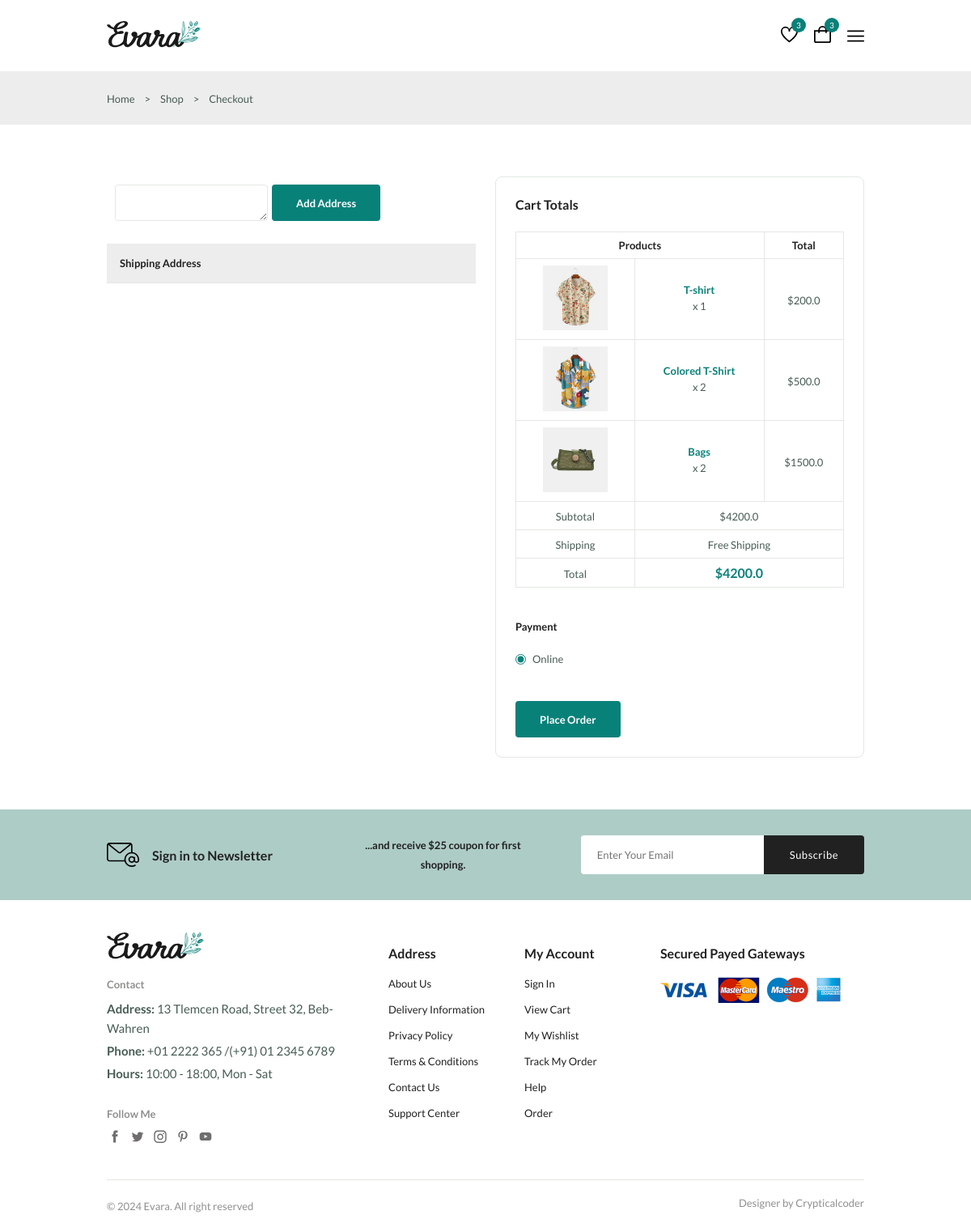
Before: /checkout (signed in) with the older database file.
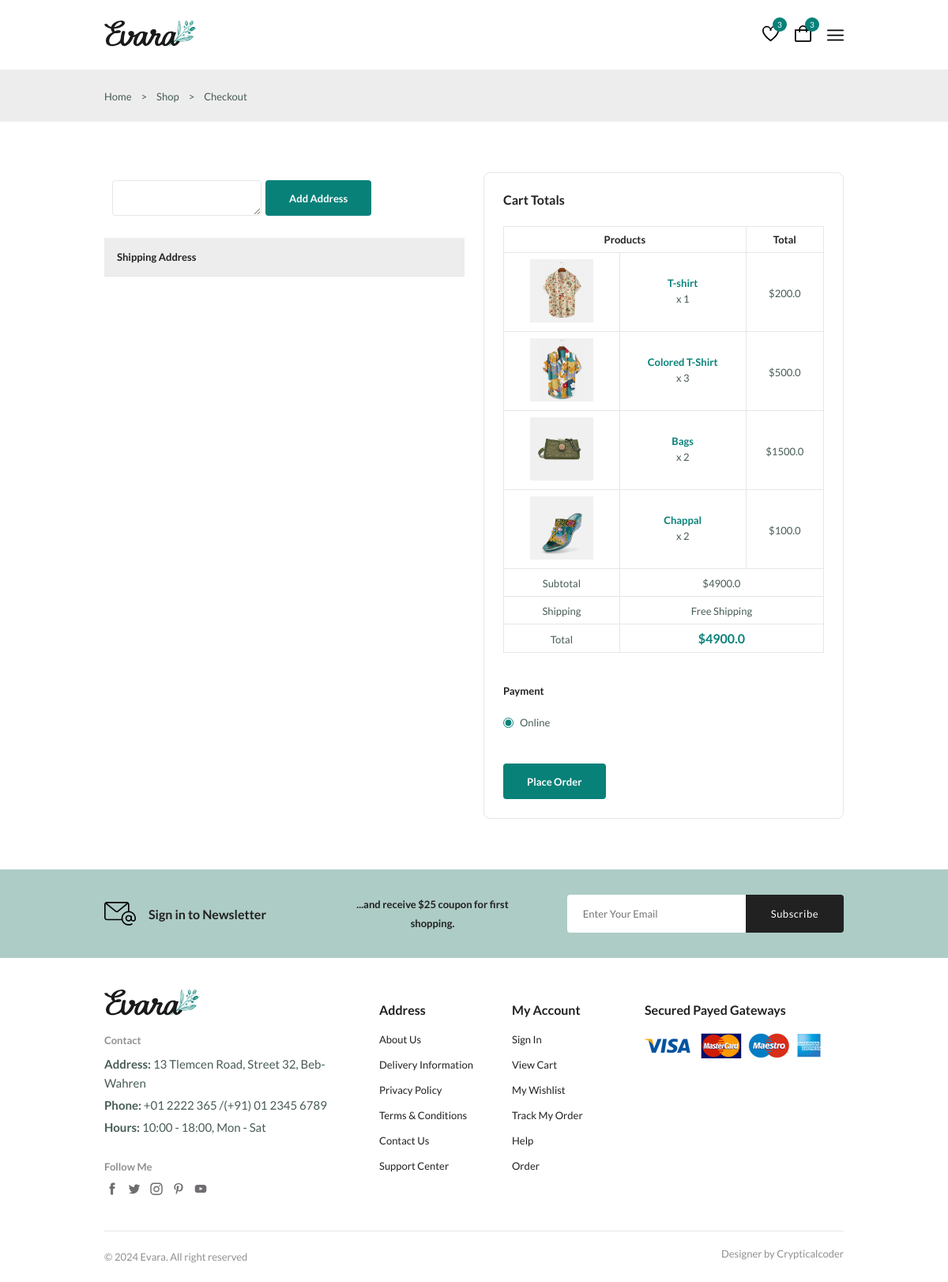
After: the same page with the newer database file.
### myapp/models.py (models this page shows, shortened)
class Cart(models.Model):
    user = models.ForeignKey(User,on_delete=models.CASCADE)
    product = models.ForeignKey(Product,on_delete=models.CASCADE)
    qty = models.IntegerField(default=1)

class Product(models.Model):
    category = models.ForeignKey(Category,on_delete=models.CASCADE)
    name = models.CharField(max_length=50)
    price = models.FloatField()
    qty  =models.IntegerField()
    description = models.TextField()
    image = models.ImageField(upload_to="product_image")

### myapp/views.py (the view)
# urls.py: path("checkout",checkout,name="checkout"),
@login_required(login_url="login_register")
def checkout(request):
    carts = Cart.objects.filter(user=request.user)
    sum = 0
    for c in carts:
        sum+=(c.product.price*c.qty)
    print(sum)
    return render(request,"checkout.html",{"carts":carts,"sum":sum})

### myapp/templates/checkout.html (shortened to what this page needs)
{% extends "base.html" %}
{% block content %}
<main class="main">
  <section class="breadcrumb">
    <ul class="breadcrumb__list flex container">
      <li><a href="index.html" class="breadcrumb__link">Home</a></li>
      <li><span class="breadcrumb__link">></span></li>
      <li><span class="breadcrumb__link">Shop</span></li>
      <li><span class="breadcrumb__link">></span></li>
      <li><span class="breadcrumb__link">Checkout</span></li>
    </ul>
  </section>
  <section class="checkout section--lg">
    <div class="checkout__container container grid">
      <div class="checkout__group">
        <div>
          <div style="display: flex; margin:10px;">
            <textarea name="address" id="adr" class="form__input"></textarea>
            <button class="btn flex btn--md" style="margin-left: 5px;" onclick="addaddress()">Add Address</button>
          </div>
          <br>
          <h3 class="tab__header">Shipping Address</h3>
        </div>
      </div>
      <div class="checkout__group">
        <h3 class="section__title">Cart Totals</h3>
        <table class="order__table">
          <thead>
            <tr>
              <th colspan="2">Products</th>
              <th>Total</th>
            </tr>
          </thead>
          <tbody>
            {%for cart in carts%}
            <tr>
              <td>
                <img src="media/{{cart.product.image}}" alt="" class="order__img" />
              </td>
              <td>
                <h3 class="table__title">{{cart.product.name}}</h3>
                <p class="table__quantity">x {{cart.qty}}</p>
              </td>
              <td><span class="table__price">${{cart.product.price}}</span></td>
            </tr>
            {%endfor%}
            <tr>
              <td><span class="order__subtitle">Subtotal</span></td>
              <td colspan="2"><span class="table__price">${{sum}}</span></td>
            </tr>
            <tr>
              <td><span class="order__subtitle">Shipping</span></td>
              <td colspan="2">
                <span class="table__price">Free Shipping</span>
              </td>
            </tr>
            <tr>
              <td><span class="order__subtitle">Total</span></td>
              <td colspan="2">
                <span class="order__grand-total">$<span id="amt">{{sum}}</span></span>
              </td>
            </tr>
          </tbody>
        </table>
        <div class="payment__methods">
          <h3 class="checkout__title payment__title">Payment</h3>
          <div class="payment__option flex">
            <input type="radio" name="radio" id="l1" checked class="payment__input" />
            <label for="l1" class="payment__label">Online</label>
          </div>
        </div>
        <button class="btn btn--md" id="rzp-button1">Place Order</button>
      </div>
    </div>
  </section>
  <section class="newsletter section">
    <div class="newsletter__container container grid">
      <h3 class="newsletter__title flex">
        <img src="./static/assets/img/icon-email.svg" alt="" class="newsletter__icon" />
        Sign in to Newsletter
      </h3>
      <p class="newsletter__description">
        ...and receive $25 coupon for first shopping.
      </p>
      <form action="" class="newsletter__form">
        <input type="text" placeholder="Enter Your Email" class="newsletter__input" />
        <button type="submit" class="newsletter__btn">Subscribe</button>
      </form>
    </div>
  </section>
</main>
{% endblock %}

Changed rows visible on the page:
changed Cart "Colored T-Shirt": qty "2" → "3"
added Cart: product.image (picture), product.name "Chappal", qty "2", product.price "100.0"
Other visible differences:
{{ sum }}: "4200.0" → "4900.0"
